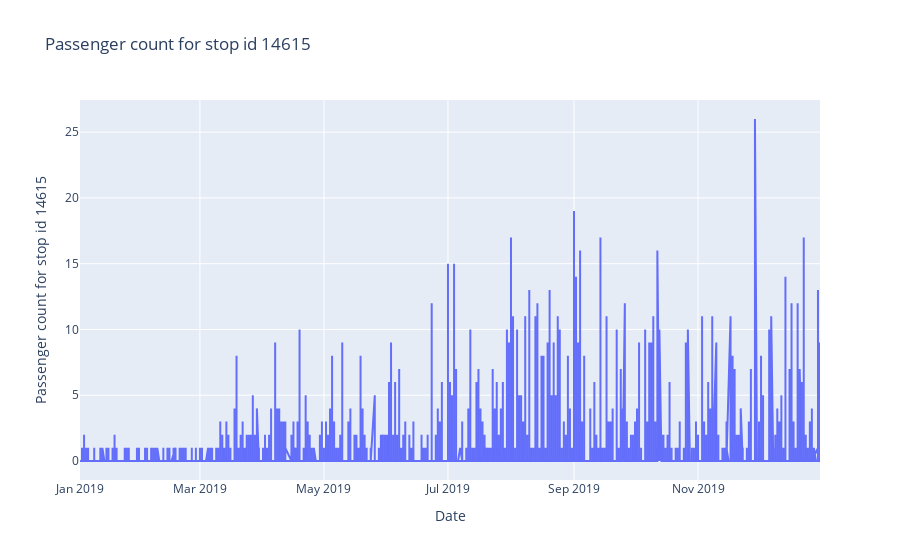

Write notebook code for a chart like this one.
### Code cell
fig=go.Figure()
fig.add_trace(go.Scatter(x=df_particular_stop_id_passengers.TRIP_START_TIME_YYYY_DD_MM, y=df_particular_stop_id_passengers["PASSENGERS_ON"],
                    mode='lines',
                    name=' Passenger count for stop id 14615'))
fig.update_layout(title=" Passenger count for stop id 14615",
                 xaxis_title="Date",yaxis_title=" Passenger count for stop id 14615",legend=dict(x=0,y=1,traceorder="normal"))

fig.show()

### Figure 1 — Plotly figure (JSON) as saved in the notebook; plotly's stock layout.template omitted (floating-point values rounded to 4 significant figures; data arrays with more than 128 entries replaced by an {"elided": "..."} marker saying what was removed)
{"data": [{"mode": "lines", "name": " Passenger count for stop id 14615", "type": "scatter", "x": {"elided": "8862 str values"}, "y": {"elided": "8862 int values"}}], "layout": {"legend": {"traceorder": "normal", "x": 0, "y": 1}, "title": {"text": " Passenger count for stop id 14615"}, "xaxis": {"title": {"text": "Date"}}, "yaxis": {"title": {"text": " Passenger count for stop id 14615"}}}}
